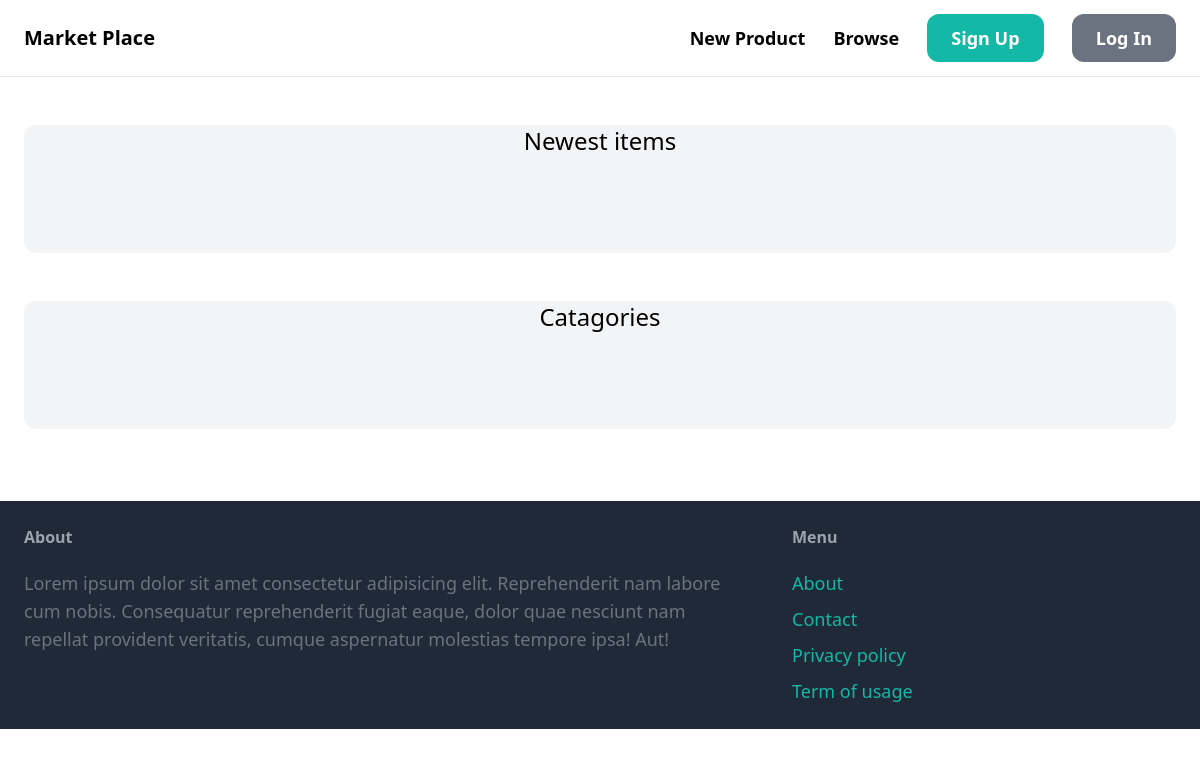
/, run on an earlier commit of the app's database.
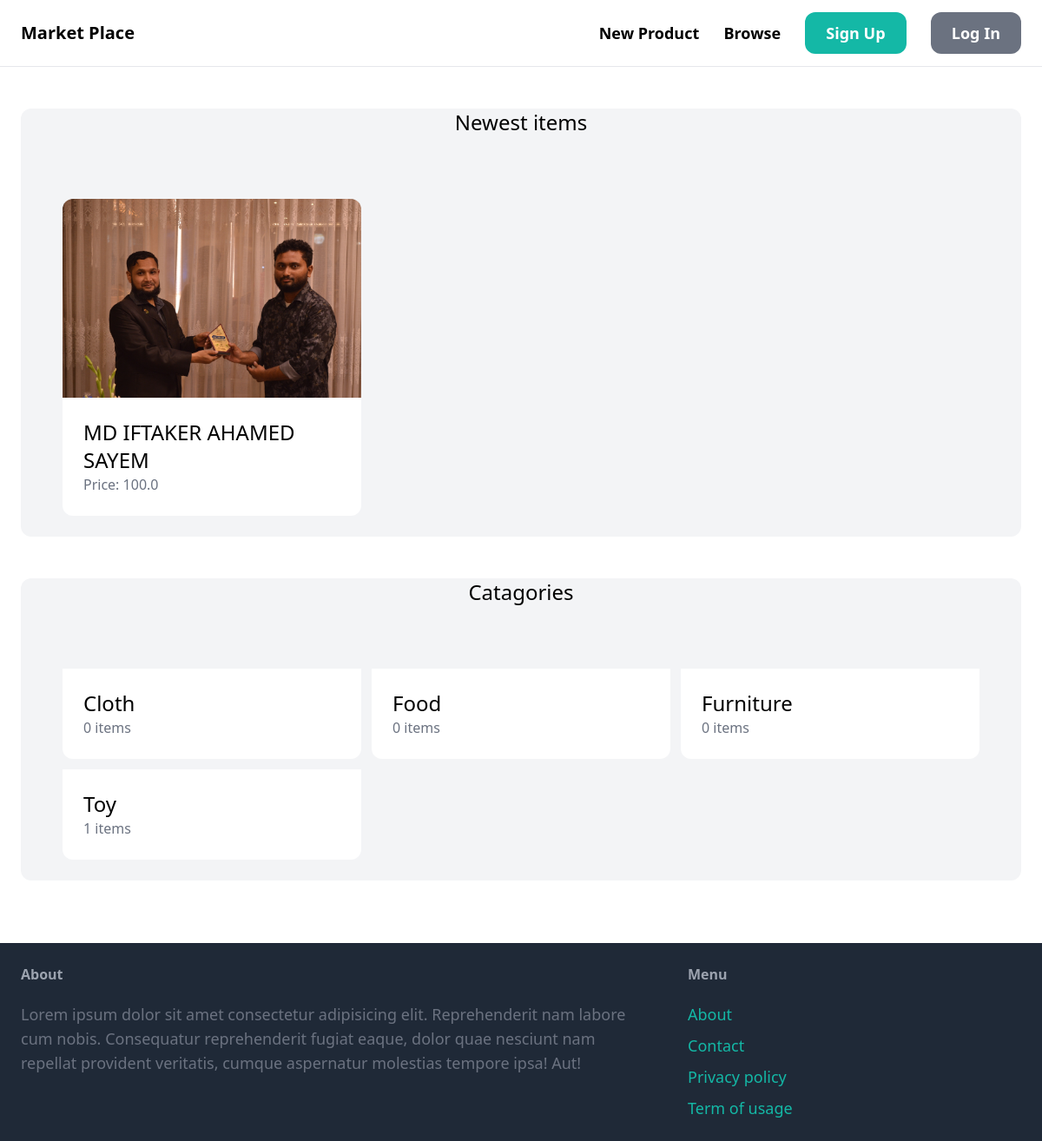
And on a later commit of the database.
### item/models.py (models this page shows, shortened)
class Item(models.Model):
    category = models.ForeignKey(Category,related_name="items", on_delete=models.CASCADE)
    name = models.CharField(max_length=55)
    price = models.FloatField()
    image = models.ImageField(upload_to='item_images', blank=True, null=True)
    created_by = models.ForeignKey('auth.User',related_name='items', on_delete=models.CASCADE)
    created_at = models.DateTimeField(auto_now_add=True)

class Category(models.Model):
    name = models.CharField(max_length=55)
    class Meta:
        verbose_name_plural = 'Categories'
        ordering = ('name',)

### core/views.py (the view)
# urls.py: path('', views.index, name='index'),
def index(request):
    items = Item.objects.all()
    categories = Category.objects.all()
    return render(request, 'core/index.html', {
        'items': items,
        'categories': categories
        })

### templates/core/index.html (shortened to what this page needs)
{% extends 'core/base.html' %}
{% block content %}
<div class="mt-6 px-6 my-12 bg-gray-100 rounded-xl">
    <h2 class="mb-12 text-2xl text-center">Newest items</h2>
    <div class="grid grid-cols-3 gap-3 p-6">
        {% for item in items %}
        <div>
            <a href="#">
                <div>
                    <img src="{{ item.image.url }}" class="rounded-t-xl">
                </div>
                <div class="p-6 bg-white rounded-b-xl">
                    <h2 class="text-2xl">{{ item.name }}</h2>
                    <p class="text-gray-500">Price: {{ item.price }}</p>
                </div>
            </a>
        </div>
        {% endfor %}
    </div>
</div>
<div class="mt-6 px-6 my-12 bg-gray-100 rounded-xl">
    <h2 class="mb-12 text-2xl text-center">Catagories</h2>
    <div class="grid grid-cols-3 gap-3 p-6">
        {% for category in categories %}
        <div>
            <a href="#">
                <div class="p-6 bg-white rounded-b-xl">
                    <h2 class="text-2xl">{{ category.name }}</h2>
                    <p class="text-gray-500">{{category.items.count}} items</p>
                </div>
            </a>
        </div>
        {% endfor %}
    </div>
</div>
{% endblock %}

### templates/core/base.html (shortened to what this page needs)
<!DOCTYPE html>
<html lang="en">
<head>
    <script src="https://cdn.tailwindcss.com"></script>
</head>
<body>
    <nav class="py-6 px-6 flex justify-between items-center border-b border-gray-200">
        <a href="/" class="text-xl font-semibold">Market Place</a>
        <div class="space-x-6">
            <a href="{% url 'item:create_item' %}" class="text-lg font-semibold hover:text-gray-500">New Product</a>
            <a href="#" class="text-lg font-semibold hover:text-gray-500">Browse</a>
            {% if request.user.is_authenticated %}
            <a href="#" class="px-6 py-3 text-lg font-semibold bg-teal-500 text-white rounded-xl hover:bg-teal-700">Inbox</a>
            <a href="#" class="px-6 py-3 text-lg font-semibold bg-gray-500 text-white rounded-xl hover:bg-gray-700">Dashboard</a>
            {% else %}
            <a href="{% url 'core:signup' %}" class="px-6 py-3 text-lg font-semibold bg-teal-500 text-white rounded-xl hover:bg-teal-700">Sign Up</a>
            <a href="{% url 'core:login' %}" class="px-6 py-3 text-lg font-semibold bg-gray-500 text-white rounded-xl hover:bg-gray-700">Log In</a>
            {% endif %}
        </div>
    </nav>
    <div class="px-6 py-6">
        {% block content %}
        {% endblock %}
    </div>
    <footer class="py-6 px-6 flex justify-between bg-gray-800">
        <div class="w-2/3 pr-10">
            <h3 class="mb-5 font-semibold text-gray-400">About</h3>
            <p class="text-lg text-gray-500">Lorem ipsum dolor sit amet consectetur adipisicing elit. Reprehenderit nam labore cum nobis. Consequatur reprehenderit fugiat eaque, dolor quae nesciunt nam repellat provident veritatis, cumque aspernatur molestias tempore ipsa! Aut!</p>
        </div>
        <div class="w-1/3">
            <h3 class="mb-5 font-semibold text-gray-400">Menu</h3>
            <ul class="space-y-2">
                <li><a href="#" class="text-lg text-teal-500 hover:text-teal-700">About</a></li>
                <li><a href="#" class="text-lg text-teal-500 hover:text-teal-700">Contact</a></li>
                <li><a href="#" class="text-lg text-teal-500 hover:text-teal-700">Privacy policy</a></li>
                <li><a href="#" class="text-lg text-teal-500 hover:text-teal-700">Term of usage</a></li>
            </ul>
        </div>
    </footer>
</body>
</html>

What changed in the data, as far as the page shows it:
added Item: image (picture), name "MD IFTAKER AHAMED SAYEM", price "100.0"
added Category: name "Cloth", items.count "0"
added Category: name "Food", items.count "0"
added Category: name "Furniture", items.count "0"
added Category: name "Toy", items.count "1"
